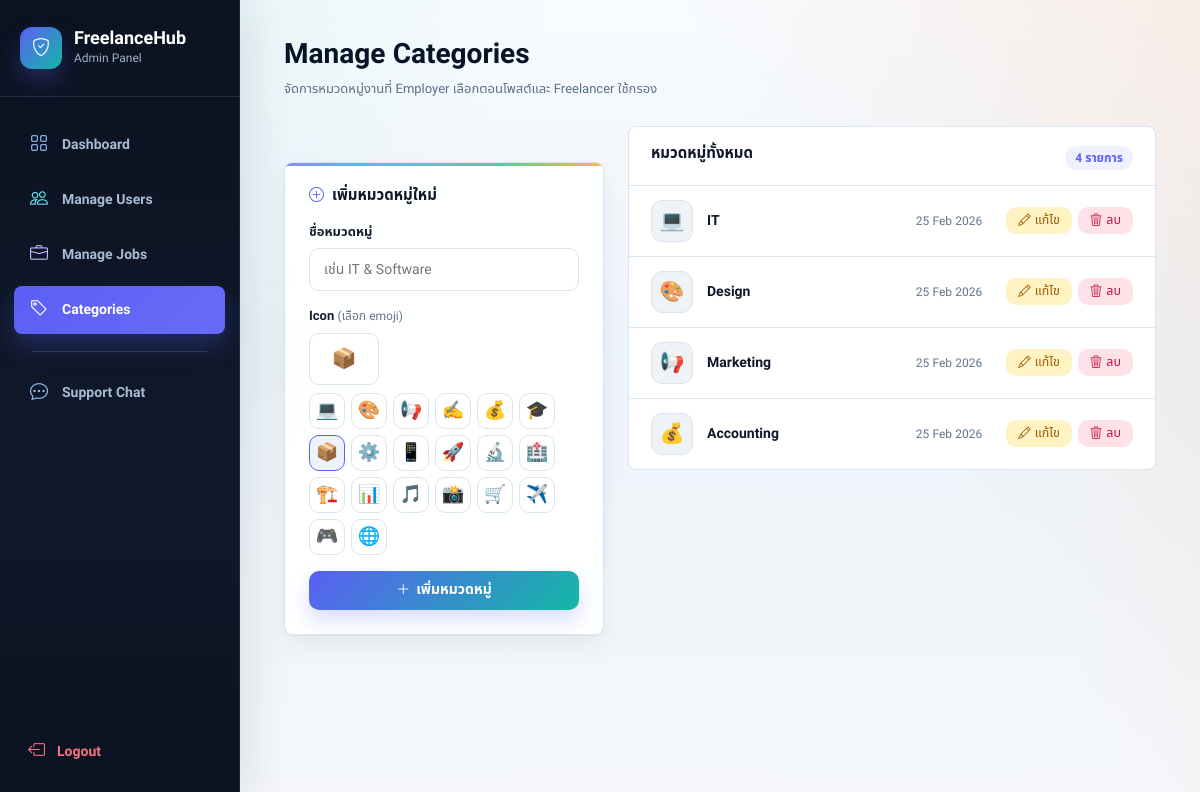
/admin_manage_categories.php (signed in), run on the app's committed database.
### tables this page shows
CREATE TABLE `categories` (
  `category_id` int(11) NOT NULL,
  `name` varchar(100) DEFAULT NULL,
  `icon` varchar(10) DEFAULT '?',
  `description` text DEFAULT NULL,
  `created_at` timestamp NOT NULL DEFAULT current_timestamp()
);

### admin_manage_categories.php (the view, shortened to what this page needs)
<?php
require_once __DIR__ . "/config.php";
mysqli_query($conn,"
    CREATE TABLE IF NOT EXISTS categories (
        category_id INT AUTO_INCREMENT PRIMARY KEY,
        name VARCHAR(100) NOT NULL UNIQUE,
        icon VARCHAR(10) DEFAULT '📦',
        created_at TIMESTAMP DEFAULT CURRENT_TIMESTAMP
    )
");
$cats = [];
$res  = mysqli_query($conn,"SELECT * FROM categories ORDER BY category_id ASC");
while($r = mysqli_fetch_assoc($res)) $cats[] = $r;
$edit_cat = null;
?>
<!DOCTYPE html>
<html lang="th">
<head>
<link href="https://cdn.jsdelivr.net/npm/bootstrap@5.3.0/dist/css/bootstrap.min.css" rel="stylesheet">
<link href="https://cdn.jsdelivr.net/npm/bootstrap-icons@1.11.0/font/bootstrap-icons.css" rel="stylesheet">
<link rel="stylesheet" href="assets/css/freelancehub-theme.css">
</head>
<body>
<aside class="sidebar">
  <div class="sidebar-brand">
    <a href="index.php" class="logo">
      <div class="logo-icon"><i class="bi bi-shield-check"></i></div>
      <div>
        <div class="logo-text">FreelanceHub</div>
        <div class="logo-sub">Admin Panel</div>
      </div>
    </a>
  </div>
  <nav class="sidebar-nav">
    <a href="admin_dashboard.php"          class="nav-item"><i class="bi bi-grid"></i> Dashboard</a>
    <a href="admin_manage_users.php"       class="nav-item"><i class="bi bi-people"></i> Manage Users</a>
    <a href="admin_manage_jobs.php"        class="nav-item"><i class="bi bi-briefcase"></i> Manage Jobs</a>
    <a href="admin_manage_categories.php"  class="nav-item active"><i class="bi bi-tag"></i> Categories</a>
    <div class="nav-divider"></div>
    <a href="admin_support.php"            class="nav-item">
      <i class="bi bi-chat-dots"></i> Support Chat
    </a>
  </nav>
  <div class="sidebar-footer">
    <a href="logout.php" class="nav-logout"><i class="bi bi-box-arrow-left"></i> Logout</a>
  </div>
</aside>
<main class="main">
  <div class="topbar">
    <h2>Manage Categories</h2>
    <p>จัดการหมวดหมู่งานที่ Employer เลือกตอนโพสต์และ Freelancer ใช้กรอง</p>
  </div>
  <div class="layout">
    <div class="form-card">
      <?php if($edit_cat): ?>
      <h4><i class="bi bi-pencil" style="color:var(--accent);"></i> แก้ไขหมวดหมู่</h4>
      <form method="POST">
        <input type="hidden" name="category_id" value="<?php echo $edit_cat['category_id']; ?>">
      <?php else: ?>
      <h4><i class="bi bi-plus-circle" style="color:var(--accent);"></i> เพิ่มหมวดหมู่ใหม่</h4>
      <form method="POST">
      <?php endif; ?>
        <div class="field-group">
          <label>ชื่อหมวดหมู่</label>
          <input type="text" name="name" class="form-input"
                 placeholder="เช่น IT & Software"
                 value="<?php echo htmlspecialchars($edit_cat['name'] ?? ''); ?>"
                 required maxlength="100">
        </div>
        <div class="field-group">
          <label>Icon <span>(เลือก emoji)</span></label>
          <input type="text" name="icon" id="icon-input" class="form-input"
                 placeholder="📦"
                 value="<?php echo htmlspecialchars($edit_cat['icon'] ?? '📦'); ?>"
                 maxlength="5" style="font-size:20px;text-align:center;width:70px;">
          <div class="emoji-row" id="emoji-row">
            <?php
            $emojis = ['💻','🎨','📢','✍️','💰','🎓','📦','⚙️','📱','🚀','🔬','🏥','🏗️','📊','🎵','📸','🛒','✈️','🎮','🌐'];
            foreach($emojis as $e):
              $sel = ($edit_cat['icon'] ?? '📦') === $e ? 'selected' : '';
            ?>
            <button type="button" class="emoji-btn <?php echo $sel; ?>"
                    onclick="pickEmoji('<?php echo $e; ?>')"><?php echo $e; ?></button>
            <?php endforeach; ?>
          </div>
        </div>
        <div class="form-actions">
          <?php if($edit_cat): ?>
          <button type="submit" name="edit" class="btn-save">
            <i class="bi bi-check-lg"></i> บันทึก
          </button>
          <a href="admin_manage_categories.php" class="btn-cancel-edit">
            <i class="bi bi-x-lg"></i> ยกเลิก
          </a>
          <?php else: ?>
          <button type="submit" name="add" class="btn-save">
            <i class="bi bi-plus-lg"></i> เพิ่มหมวดหมู่
          </button>
          <?php endif; ?>
        </div>
      </form>
    </div>
    <div class="list-card">
      <div class="list-head">
        <h4>หมวดหมู่ทั้งหมด</h4>
        <span class="count-badge"><?php echo count($cats); ?> รายการ</span>
      </div>
      <?php if(empty($cats)): ?>
      <div class="empty-list">
        <i class="bi bi-tag"></i>
        <p>ยังไม่มีหมวดหมู่</p>
      </div>
      <?php else: ?>
      <?php foreach($cats as $c):
        $is_editing = ($edit_cat && $edit_cat['category_id']==$c['category_id']);
        $date_str   = !empty($c['created_at']) ? date('d M Y', strtotime($c['created_at'])) : '';
      ?>
      <div class="cat-item <?php echo $is_editing?'editing':''; ?>">
        <div class="cat-icon-box"><?php echo $c['icon']; ?></div>
        <div class="cat-name"><?php echo htmlspecialchars($c['name']); ?></div>
        <?php if($date_str): ?>
        <div class="cat-date"><?php echo $date_str; ?></div>
        <?php endif; ?>
        <div class="cat-actions">
          <a href="admin_manage_categories.php?edit=<?php echo $c['category_id']; ?>"
             class="act-btn ab-edit">
            <i class="bi bi-pencil"></i> แก้ไข
          </a>
          <button class="act-btn ab-delete"
            onclick="confirmDelete(<?php echo $c['category_id']; ?>,'<?php echo htmlspecialchars($c['name'],ENT_QUOTES); ?>')">
            <i class="bi bi-trash3"></i> ลบ
          </button>
        </div>
      </div>
      <?php endforeach; ?>
      <?php endif; ?>
    </div>
  </div>
</main>
</body>
</html>

### data on the page
categories: icon "💻", name "IT", created_at "25 Feb 2026"
categories: icon "🎨", name "Design", created_at "25 Feb 2026"
categories: icon "📢", name "Marketing", created_at "25 Feb 2026"
categories: icon "💰", name "Accounting", created_at "25 Feb 2026"

### other printed values
$e "💻"
$e "🎨"
$e "📢"
$e "✍️"
$e "💰"
$e "🎓"
$e "📦"
$e "⚙️"
$e "📱"
$e "🚀"
$e "🔬"
$e "🏥"
$e "🏗️"
$e "📊"
$e "🎵"
